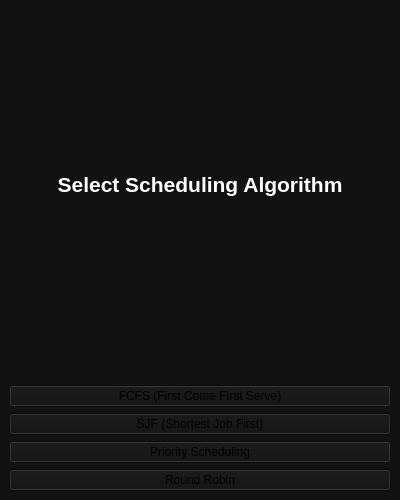
<?xml version="1.0" encoding="UTF-8"?>
<ui version="4.0">
 <class>MainWindow</class>
 <widget class="QMainWindow" name="MainWindow">
  <property name="geometry"><rect><x>0</x><y>0</y><width>400</width><height>500</height></rect></property>
  <property name="windowTitle"><string>CPU Scheduler - Main Menu</string></property>
  <property name="styleSheet"><string notr="true">background-color: #121212;</string></property>
  <widget class="QWidget" name="centralwidget">
   <layout class="QVBoxLayout" name="verticalLayout">
    <item><widget class="QLabel" name="label"><property name="text"><string>Select Scheduling Algorithm</string></property><property name="alignment"><set>Qt::AlignCenter</set></property><property name="font"><font><pointsize>16</pointsize><bold>true</bold></font></property><property name="styleSheet"><string notr="true">color: white; margin-bottom: 20px;</string></property></widget></item>
    <item><widget class="QPushButton" name="fcfsButton"><property name="text"><string>FCFS (First Come First Serve)</string></property></widget></item>
    <item><widget class="QPushButton" name="sjfButton"><property name="text"><string>SJF (Shortest Job First)</string></property></widget></item>
    <item><widget class="QPushButton" name="priorityButton"><property name="text"><string>Priority Scheduling</string></property></widget></item>
    <item><widget class="QPushButton" name="rrButton"><property name="text"><string>Round Robin</string></property></widget></item>
   </layout>
  </widget>
 </widget>
 <resources/>
 <connections/>
</ui>
